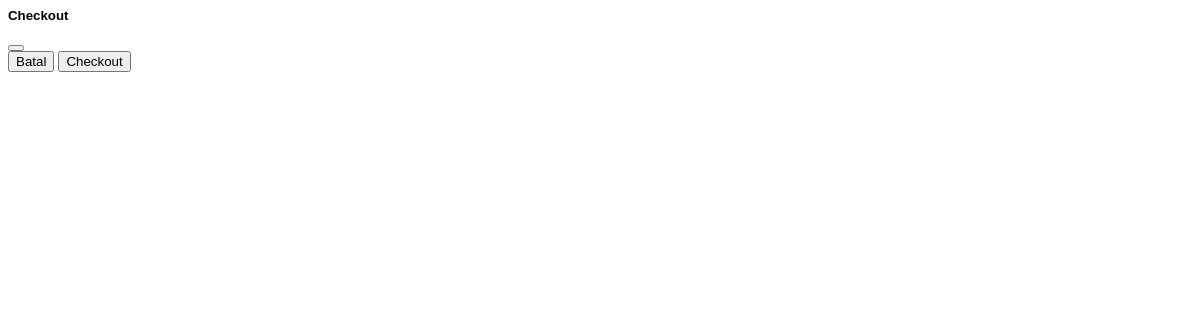
Page /clientarea/hal-vpn.php (signed in) on the earlier database version.
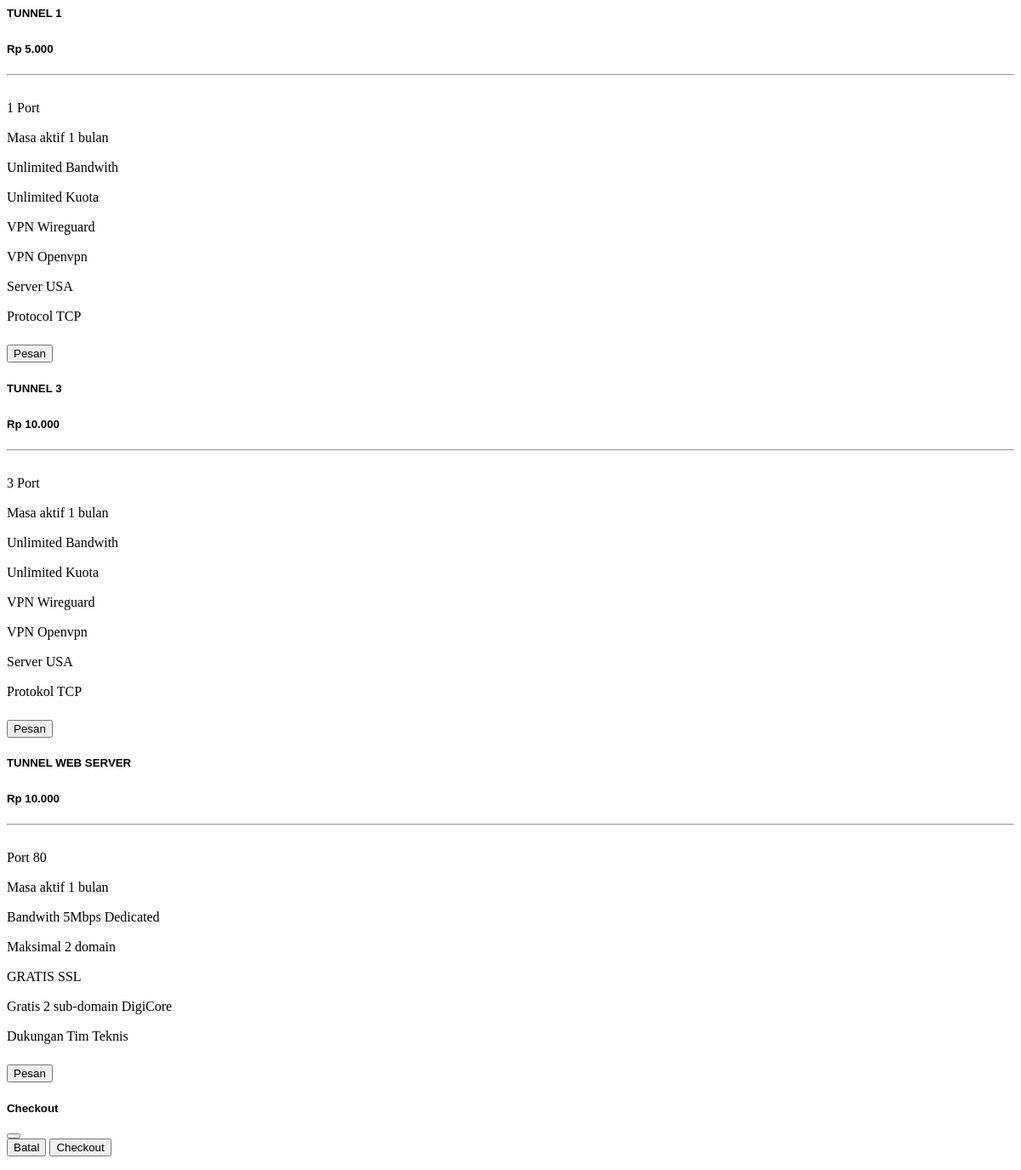
Same page on the later database version.
### tables this page shows
CREATE TABLE `produk` (
  `kode` varchar(35) NOT NULL,
  `nama` varchar(50) NOT NULL,
  `kategori` varchar(25) NOT NULL,
  `harga` int(11) NOT NULL,
  `sk_terima` longtext NOT NULL CHECK (json_valid(`sk_terima`)),
  `sk_tolak` longtext NOT NULL CHECK (json_valid(`sk_tolak`)),
  `status` set('aktif','tidak aktif') NOT NULL
);

### clientarea/function.php (called while the page is built, shortened)
<?php
$koneksi = mysqli_connect($_SERVER['HOST'], $_SERVER['USER_DB'], $_SERVER['PASS_DB'], $_SERVER['DB']);
function query($sql){
  global $koneksi;
  return mysqli_query($koneksi, $sql);
}
function bersihkan($data) {
  $data = trim($data);
  $data = htmlspecialchars($data, ENT_QUOTES, 'UTF-8');
  $data = filter_var($data, FILTER_SANITIZE_STRING, FILTER_FLAG_NO_ENCODE_QUOTES);
  return $data;
}
function rupiah($angka) {
  if($angka > 0){
    return "Rp " . number_format($angka, 0, ',', '.');
  }else{
    return "Rp 0";
  }
}
function pengguna($id){
  $id = bersihkan($id);
  $cari = query("SELECT * FROM `user` WHERE id = '$id' ");
  if(mysqli_num_rows($cari)>0){
    $data = mysqli_fetch_assoc($cari);
    $result = ["nama" => $data['nama'], "wa" => $data['wa'], "saldo" => $data['saldo']];
  }else{
    $result = ["nama" => "-", "wa" => "-", "saldo" => 0];
  }
  return $result;
}

### clientarea/hal-vpn.php (the view, shortened to what this page needs)
<?php
$id = $_SESSION['id'];
require 'function.php';
?>
<div class="row">
  <div class="col-sm-12 col-md-6">
    <div class="row">
    <?php
        $result = query("SELECT * FROM `produk` WHERE kategori = 'VPN Tunnel' ORDER BY harga ASC ");
        while($data = mysqli_fetch_assoc($result)){
      ?>
      <div class="col-sm-12 col-md-6 col-lg-6 col-xl-6">
        <div class="card">
          <div class="card-body text-center pt-4">
            <h5 class="card-title text-center" style="padding-bottom:5px"><?= $data['nama'] ?></h5>
            <h5><span class="badge bg-success"><?= rupiah($data['harga']); ?></span></h5>
            <hr style="margin-top:5px; margin-bottom:5px">
            <ul style="list-style-type: none; padding-left: 0; margin-top:20px">
              <?php
              $data_sk = json_decode($data['sk_terima'], true);
              foreach($data_sk as $sk){
                ?>
                <li><i class="fa-solid fa-check" style="color: #0fd23f;"></i> <?= $sk ?></li>
                <?php
              }
                  ?>
            </ul>
            <?php
            if(pengguna($id)['saldo'] >= $data['harga']){
              $status_tbl = '';
              $class = 'checkout';
            }else{
              $status_tbl = 'disabled';
              $class = '';
            }
            ?>
            <button type="button" class="btn btn-primary <?= $class ?>" kode-produk="<?= $data['kode'] ?>" <?= $status_tbl ?>><i class="fa-solid fa-cart-shopping"></i> Pesan</button>
          </div>
        </div>
      </div>
      <?php } ?>
    </div>
  </div>
</div>
<div class="modal fade" id="modal-checkout" data-bs-backdrop="static" data-bs-keyboard="false" tabindex="-1" aria-labelledby="staticBackdropLabel" aria-hidden="true">
  <div class="modal-dialog">
    <div class="modal-content">
      <form action="">
        <div class="modal-header">
          <h5 class="modal-title" id="staticBackdropLabel"><i class="fa-solid fa-cart-shopping"></i> Checkout</h5>
          <button type="button" class="btn-close" data-bs-dismiss="modal" aria-label="Close"></button>
        </div>
        <div class="modal-footer">
          <button type="button" class="btn btn-secondary" data-bs-dismiss="modal">Batal</button>
          <button type="button" class="btn btn-primary" id="proses-checkout"><i class="fa-solid fa-rupiah-sign fa-shake"></i> Checkout</button>
        </div>
      </form>
    </div>
  </div>
</div>

### clientarea/hal-vpn.php (style rules this page uses)
h5 { font-family: arial, calibri, sans-serif; }
ul > li { line-height:35px; }

Differences in the rows shown:
added produk: nama "TUNNEL 1", harga "Rp 5.000", sk_terima "1 Port", sk_terima "Masa aktif 1 bulan", sk_terima "Unlimited Bandwith", sk_terima "Unlimited Kuota", sk_terima "VPN Wireguard", sk_terima "VPN Openvpn", sk_terima "Server USA", sk_terima "Protocol TCP"
added produk: nama "TUNNEL 3", harga "Rp 10.000", sk_terima "3 Port", sk_terima "Masa aktif 1 bulan", sk_terima "Unlimited Bandwith", sk_terima "Unlimited Kuota", sk_terima "VPN Wireguard", sk_terima "VPN Openvpn", sk_terima "Server USA", sk_terima "Protokol TCP"
added produk: nama "TUNNEL WEB SERVER", harga "Rp 10.000", sk_terima "Port 80", sk_terima "Masa aktif 1 bulan", sk_terima "Bandwith 5Mbps Dedicated", sk_terima "Maksimal 2 domain", sk_terima "GRATIS SSL", sk_terima "Gratis 2 sub-domain DigiCore", sk_terima "Dukungan Tim Teknis"
